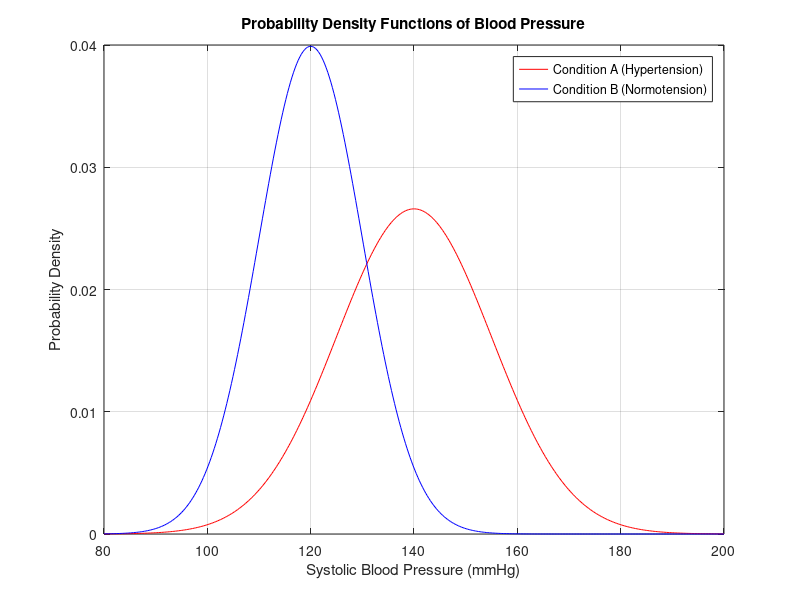

The MATLAB source for this figure:
clc
clear
close all

mean_A = 140;
std_dev_A = 15;
mean_B = 120;
std_dev_B = 10;

x = linspace(80, 200, 400);

pdf_A = (1 / (sqrt(2 * pi * std_dev_A^2))) * ...
    exp(-((x - mean_A).^2) / (2 * std_dev_A^2));

pdf_B = (1 / (sqrt(2 * pi * std_dev_B^2))) * ...
    exp(-((x - mean_B).^2) / (2 * std_dev_B^2));

figure;
plot(x, pdf_A, 'r', 'DisplayName', 'Condition A (Hypertension)'); 
hold on;
plot(x, pdf_B, 'b', 'DisplayName', 'Condition B (Normotension)');
title('Probability Density Functions of Blood Pressure');
xlabel('Systolic Blood Pressure (mmHg)');
ylabel('Probability Density');
legend show;
grid on;
clc